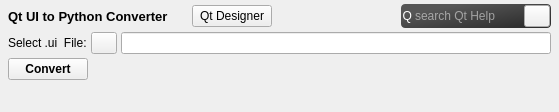
<?xml version="1.0" encoding="UTF-8"?>
<ui version="4.0">
 <class>Form</class>
 <widget class="QWidget" name="Form">
  <property name="geometry">
   <rect>
    <x>0</x>
    <y>0</y>
    <width>559</width>
    <height>112</height>
   </rect>
  </property>
  <property name="windowTitle">
   <string>Form</string>
  </property>
  <layout class="QGridLayout" name="gridLayout">
   <property name="leftMargin">
    <number>8</number>
   </property>
   <property name="topMargin">
    <number>4</number>
   </property>
   <property name="rightMargin">
    <number>8</number>
   </property>
   <property name="bottomMargin">
    <number>0</number>
   </property>
   <property name="spacing">
    <number>4</number>
   </property>
   <item row="2" column="1">
    <widget class="QLabel" name="l_result">
     <property name="sizePolicy">
      <sizepolicy hsizetype="Expanding" vsizetype="Preferred">
       <horstretch>0</horstretch>
       <verstretch>0</verstretch>
      </sizepolicy>
     </property>
     <property name="text">
      <string/>
     </property>
    </widget>
   </item>
   <item row="0" column="0" colspan="2">
    <widget class="QFrame" name="frame_3">
     <property name="frameShape">
      <enum>QFrame::NoFrame</enum>
     </property>
     <property name="frameShadow">
      <enum>QFrame::Raised</enum>
     </property>
     <layout class="QGridLayout" name="gridLayout_4">
      <property name="margin">
       <number>0</number>
      </property>
      <property name="spacing">
       <number>4</number>
      </property>
      <item row="0" column="2">
       <widget class="QPushButton" name="b_qt_designer">
        <property name="toolTip">
         <string>Launch Qt Designer</string>
        </property>
        <property name="text">
         <string>Qt Designer</string>
        </property>
       </widget>
      </item>
      <item row="0" column="3">
       <spacer name="horizontalSpacer">
        <property name="orientation">
         <enum>Qt::Horizontal</enum>
        </property>
        <property name="sizeHint" stdset="0">
         <size>
          <width>26</width>
          <height>20</height>
         </size>
        </property>
       </spacer>
      </item>
      <item row="0" column="4">
       <widget class="QFrame" name="frame">
        <property name="minimumSize">
         <size>
          <width>150</width>
          <height>0</height>
         </size>
        </property>
        <property name="maximumSize">
         <size>
          <width>250</width>
          <height>16777215</height>
         </size>
        </property>
        <property name="styleSheet">
         <string notr="true">QFrame#frame {
	background-color: qlineargradient(spread:pad, x1:0.826, y1:0.869, x2:0.169, y2:0.267045, stop:0 rgba(48, 48, 48, 255), stop:1 rgba(86, 86, 86, 255));
border-radius:4px;
}</string>
        </property>
        <property name="frameShape">
         <enum>QFrame::NoFrame</enum>
        </property>
        <property name="frameShadow">
         <enum>QFrame::Raised</enum>
        </property>
        <layout class="QGridLayout" name="gridLayout_2">
         <property name="margin">
          <number>1</number>
         </property>
         <property name="spacing">
          <number>1</number>
         </property>
         <item row="0" column="1">
          <widget class="QLineEdit" name="le_help">
           <property name="styleSheet">
            <string notr="true">QLineEdit {
background:transparent;
color:white;
border:0px;
}</string>
           </property>
           <property name="placeholderText">
            <string>search Qt Help</string>
           </property>
          </widget>
         </item>
         <item row="0" column="2">
          <widget class="QPushButton" name="b_help">
           <property name="maximumSize">
            <size>
             <width>26</width>
             <height>16777215</height>
            </size>
           </property>
           <property name="text">
            <string/>
           </property>
           <property name="icon">
            <iconset>
             <normaloff>../../img/search.png</normaloff>../../img/search.png</iconset>
           </property>
          </widget>
         </item>
         <item row="0" column="0">
          <widget class="QLabel" name="label_3">
           <property name="styleSheet">
            <string notr="true">color:white;</string>
           </property>
           <property name="text">
            <string>Q</string>
           </property>
           <property name="alignment">
            <set>Qt::AlignRight|Qt::AlignTrailing|Qt::AlignVCenter</set>
           </property>
          </widget>
         </item>
        </layout>
       </widget>
      </item>
      <item row="0" column="0">
       <widget class="QLabel" name="label">
        <property name="font">
         <font>
          <pointsize>10</pointsize>
          <weight>75</weight>
          <bold>true</bold>
         </font>
        </property>
        <property name="text">
         <string>Qt UI to Python Converter</string>
        </property>
       </widget>
      </item>
      <item row="0" column="1">
       <spacer name="horizontalSpacer_2">
        <property name="orientation">
         <enum>Qt::Horizontal</enum>
        </property>
        <property name="sizeType">
         <enum>QSizePolicy::Fixed</enum>
        </property>
        <property name="sizeHint" stdset="0">
         <size>
          <width>20</width>
          <height>20</height>
         </size>
        </property>
       </spacer>
      </item>
     </layout>
    </widget>
   </item>
   <item row="3" column="1">
    <spacer name="verticalSpacer_2">
     <property name="orientation">
      <enum>Qt::Vertical</enum>
     </property>
     <property name="sizeHint" stdset="0">
      <size>
       <width>2</width>
       <height>2</height>
      </size>
     </property>
    </spacer>
   </item>
   <item row="2" column="0">
    <widget class="QPushButton" name="b_convert">
     <property name="font">
      <font>
       <weight>75</weight>
       <bold>true</bold>
      </font>
     </property>
     <property name="text">
      <string>Convert</string>
     </property>
    </widget>
   </item>
   <item row="1" column="0" colspan="2">
    <widget class="QFrame" name="frame_2">
     <property name="frameShape">
      <enum>QFrame::NoFrame</enum>
     </property>
     <property name="frameShadow">
      <enum>QFrame::Raised</enum>
     </property>
     <layout class="QGridLayout" name="gridLayout_3">
      <property name="margin">
       <number>0</number>
      </property>
      <property name="spacing">
       <number>4</number>
      </property>
      <item row="0" column="0">
       <widget class="QLabel" name="label_2">
        <property name="toolTip">
         <string>The .ui file generated by Qt Designer</string>
        </property>
        <property name="text">
         <string>Select .ui  File:</string>
        </property>
       </widget>
      </item>
      <item row="0" column="1">
       <widget class="QPushButton" name="b_open">
        <property name="maximumSize">
         <size>
          <width>26</width>
          <height>16777215</height>
         </size>
        </property>
        <property name="text">
         <string/>
        </property>
        <property name="icon">
         <iconset>
          <normaloff>../../img/file_open.png</normaloff>../../img/file_open.png</iconset>
        </property>
       </widget>
      </item>
      <item row="0" column="2">
       <widget class="QLineEdit" name="le_path"/>
      </item>
     </layout>
    </widget>
   </item>
  </layout>
 </widget>
 <resources/>
 <connections>
  <connection>
   <sender>le_help</sender>
   <signal>returnPressed()</signal>
   <receiver>b_help</receiver>
   <slot>click()</slot>
   <hints>
    <hint type="sourcelabel">
     <x>314</x>
     <y>20</y>
    </hint>
    <hint type="destinationlabel">
     <x>384</x>
     <y>26</y>
    </hint>
   </hints>
  </connection>
 </connections>
</ui>
